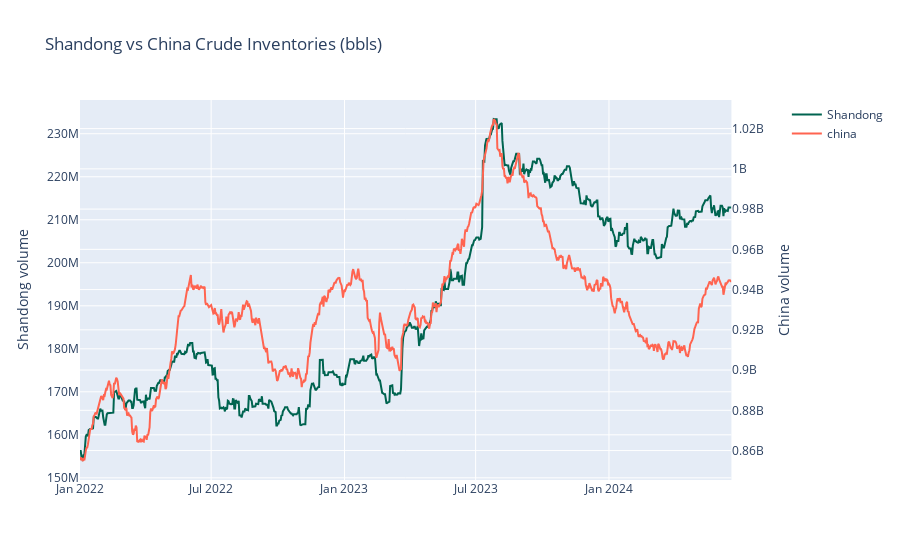

Source (notebook cell):
### Code cell
# Create traces
from plotly.subplots import make_subplots
fig = make_subplots(specs=[[{"secondary_y": True}]])
fig.add_trace(go.Scatter(
    x=df.index, y=df['value'],
    line_color='rgb(0,100,80)',
    name='Shandong'),
    secondary_y=False
)

fig.add_trace(go.Scatter(
    x=df2.index, y=df2['value'],
    line_color='rgb(255,100,80)',
    name='china'),
    secondary_y=True
)

fig.update_layout(
    title_text="Shandong vs China Crude Inventories (bbls)"
)

# Set y-axes titles
fig.update_yaxes(title_text="Shandong volume", secondary_y=False)
fig.update_yaxes(title_text="China volume", secondary_y=True)

fig.show()

### Figure 1 — Plotly figure (JSON) as saved in the notebook; plotly's stock layout.template omitted (floating-point values rounded to 4 significant figures; data arrays with more than 128 entries replaced by an {"elided": "..."} marker saying what was removed)
{"data": [{"line": {"color": "rgb(0,100,80)"}, "name": "Shandong", "type": "scatter", "x": {"elided": "900 str values"}, "xaxis": "x", "y": {"elided": "900 int values"}, "yaxis": "y"}, {"line": {"color": "rgb(255,100,80)"}, "name": "china", "type": "scatter", "x": {"elided": "900 str values"}, "xaxis": "x", "y": {"elided": "900 int values"}, "yaxis": "y2"}], "layout": {"title": {"text": "Shandong vs China Crude Inventories (bbls)"}, "xaxis": {"anchor": "y", "domain": [0, 0.94]}, "yaxis": {"anchor": "x", "domain": [0, 1], "title": {"text": "Shandong volume"}}, "yaxis2": {"anchor": "x", "overlaying": "y", "side": "right", "title": {"text": "China volume"}}}}
